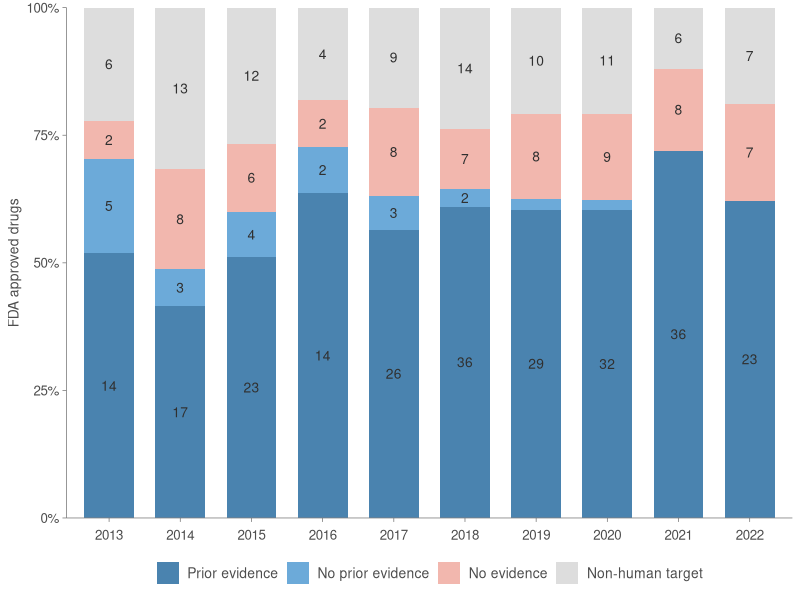
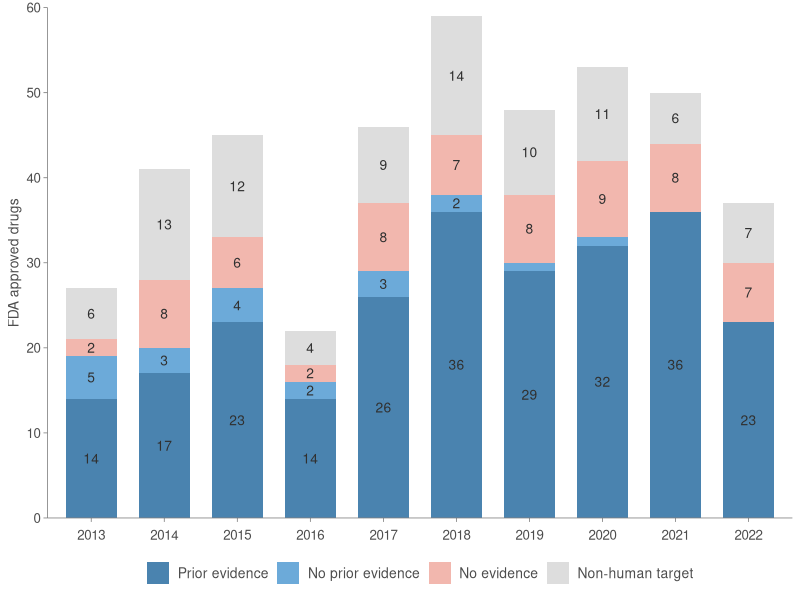

These charts were generated, in order, by the following R code:
library("cowplot")
library("ggsci")
library(forcats)
library(ggplot2)
library("tidyverse")
library(epitools)
library(ggpubr)

font = "Helvetica"

data <- read_csv("./results/2013-2022_approvals_preGE.csv")

# Calculation of overall approval numbers per year
data_all_count <- data %>%
    select(originalDrugName, yearApproval) %>%
    distinct() %>%
    group_by(yearApproval) %>%
    summarise(n = n()) %>%
    ungroup()

# Creating a table with % of has_GE, has_no_GE and non-human targets
data_humT_metadata <- data %>% filter(hasAnyGE != "NA") %>%
        mutate(minDate = pmin(yearTargetDiseaseGE, yearInteractorDiseaseGE, yearTargetRelatedGE, yearInteractorRelatedGE, na.rm = TRUE),
                priorDate = ifelse(!is.na(minDate) & yearApproval >= minDate, TRUE, FALSE),
                postDate = ifelse(!is.na(minDate) & yearApproval < minDate, TRUE, FALSE)) %>%
    group_by(yearApproval) %>%
    summarise(c_humanTargets = n(),
              c_hasAnyGE = sum(hasAnyGE),
              c_priorDate = sum(priorDate), 
              c_postDate = sum(postDate)) %>%
    left_join(data_all_count) %>%
    mutate(c_nonhumanTargets = n - c_humanTargets,
            f_nonhumanTargets = c_nonhumanTargets/n * 100,
            c_noGE = c_humanTargets - c_hasAnyGE,
            f_noGE = c_noGE/n * 100,
            f_priorDate = c_priorDate/n * 100,
            f_postDate = c_postDate/n * 100)

data_humT_fraction <- data_humT_metadata %>%            
    select(yearApproval, f_noGE, f_nonhumanTargets, f_postDate, f_priorDate) %>%
    rename(without_GE = f_noGE,
           noH = f_nonhumanTargets,
           GE_noH_after = f_postDate,
           GE_noH_before = f_priorDate) %>%
    gather("type", "fraction", without_GE, noH, GE_noH_after, GE_noH_before) 

data_humT_count <- data_humT_metadata %>%            
    select(yearApproval, c_noGE, c_nonhumanTargets, c_postDate, c_priorDate) %>%
    rename(without_GE = c_noGE,
           noH = c_nonhumanTargets,
           GE_noH_after = c_postDate,
           GE_noH_before = c_priorDate) %>%
    gather("type", "count", without_GE, noH, GE_noH_after, GE_noH_before) 

custom_order <- c("noH", "without_GE", "GE_noH_after", "GE_noH_before")
reversed_order <- rev(custom_order)

data_humT_fraction %>% left_join(data_humT_count, by = c("yearApproval", "type")) %>%
    mutate(yearApproval = as.factor(yearApproval), 
           type = as.factor(type)) 

data_to_plot_fraction <- data_humT_fraction %>% 
    mutate(type = fct_relevel(type, custom_order)) %>%
    arrange(type) %>%
    left_join(data_humT_count, by = c("yearApproval", "type")) %>%
    group_by(yearApproval) %>%
    mutate(label_ypos = 100 - (cumsum(fraction) - fraction / 2)) %>%
    ungroup() %>%
    mutate(yearApproval = as.factor(yearApproval), 
           type = as.factor(type))

data_to_plot_count <- data_humT_fraction %>% 
    mutate(type = factor(type, levels = reversed_order)) %>%
    arrange(type) %>%
    left_join(data_humT_count, by = c("yearApproval", "type")) %>%
    group_by(yearApproval) %>%
    mutate(start_pos = lag(cumsum(count), default = 0),
           end_pos = cumsum(count),
           label_ypos = (start_pos + end_pos) / 2) %>%
    ungroup() %>%
    mutate(yearApproval = as.factor(yearApproval))

my_colors <- c("#4a83af", "#6caad9","#f2b7ae", "#dddddd")

GE_rate <- data_to_plot_fraction %>%
ggplot(aes(x=yearApproval, y=fraction, fill=fct_relevel(type, custom_order))) +
  geom_bar(stat="identity", width = 0.7) +
  scale_y_continuous(limits = c(0,100.01), expand = c(0, 0), labels = scales::percent_format(scale = 1)) +
  scale_fill_manual(values = my_colors,
                    breaks = c("GE_noH_before", "GE_noH_after", "without_GE", "noH"),
                    labels = c("Prior evidence", "No prior evidence", "No evidence", "Non-human target"),
                    name = "Genetic evidence: ") +
  geom_text(aes(x = yearApproval, y = label_ypos, label = ifelse(count>1, count, "")), size = 3.5, family=font, color = "#303030") +
  theme_minimal() +
  ylab("FDA approved drugs") +
  theme(axis.text.x = element_text(vjust = -0.6),
        axis.title.x = element_blank(),
        axis.title.y = element_text(size = 10),
        panel.grid.major = element_blank(),
        panel.grid.minor = element_blank(),
        axis.line = element_line(size = 0.25, colour = "#737373"),
        axis.ticks = element_line(size = 0.25, color="#737373"),
        axis.ticks.length = unit(0.1, "cm"),
        plot.background = element_rect(fill = "#ffffff", color = NA),
        legend.position = "bottom",
        legend.text = element_text(family=font, size = 10),
        legend.title  = element_blank(),
        # = element_text(size = 10.5, face = "bold"),
        # legend.direction = "vertical",
        text = element_text(family=font, size = 12, color = "#4D4D4D"))

ggsave("./results/GE-Year_plot.png", GE_rate,
        width = 6.5,
        height = 4.4,
        dpi = 600)


GE_count <- data_to_plot_count %>%
ggplot(aes(x=yearApproval, y=count, fill=fct_relevel(type, custom_order))) +
  geom_bar(stat="identity", width = 0.7) +
  scale_y_continuous(limits = c(0,60), expand = c(0, 0)) +
  scale_fill_manual(values = my_colors,
                    breaks = c("GE_noH_before", "GE_noH_after", "without_GE", "noH"),
                    labels = c("Prior evidence", "No prior evidence", "No evidence", "Non-human target"),
                    name = "Genetic evidence: ") +
  geom_text(aes(x = yearApproval, y = label_ypos, label = ifelse(count>1, count, "")), size = 3.5, family=font, color = "#303030") +
  theme_minimal() +
  ylab("FDA approved drugs") +
  theme(axis.text.x = element_text(vjust = -0.6),
        axis.title.x = element_blank(),
        axis.title.y = element_text(size = 10),
        panel.grid.major = element_blank(),
        panel.grid.minor = element_blank(),
        axis.line = element_line(size = 0.25, colour = "#737373"),
        axis.ticks = element_line(size = 0.25, color="#737373"),
        axis.ticks.length = unit(0.1, "cm"),
        plot.background = element_rect(fill = "#ffffff", color = NA),
        legend.position = "bottom",
        legend.text = element_text(family=font, size = 10),
        legend.title  = element_blank(),
        # = element_text(size = 10.5, face = "bold"),
        # legend.direction = "vertical",
        text = element_text(family=font, size = 12, color = "#4D4D4D"))

ggsave("./results/GE-Year_plot_count.png", 
        width = 6.5,
        height = 4.4,
        dpi = 600)
